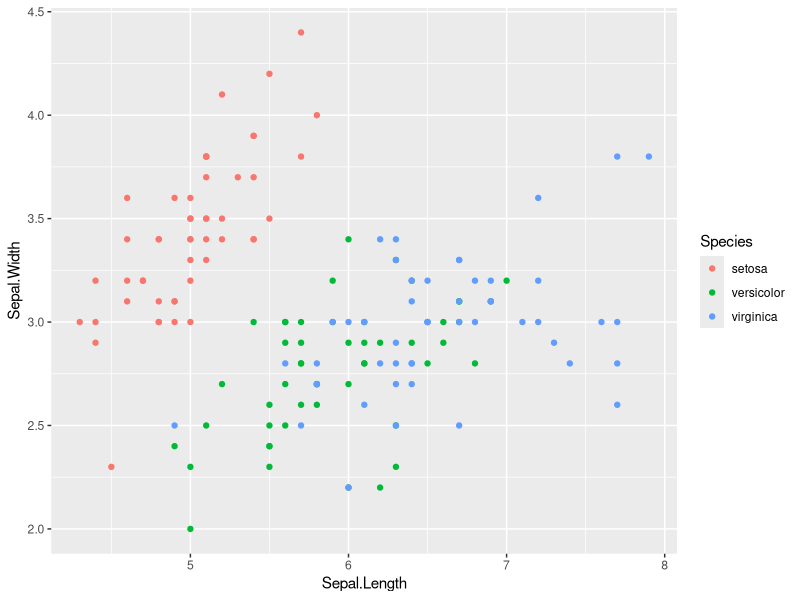
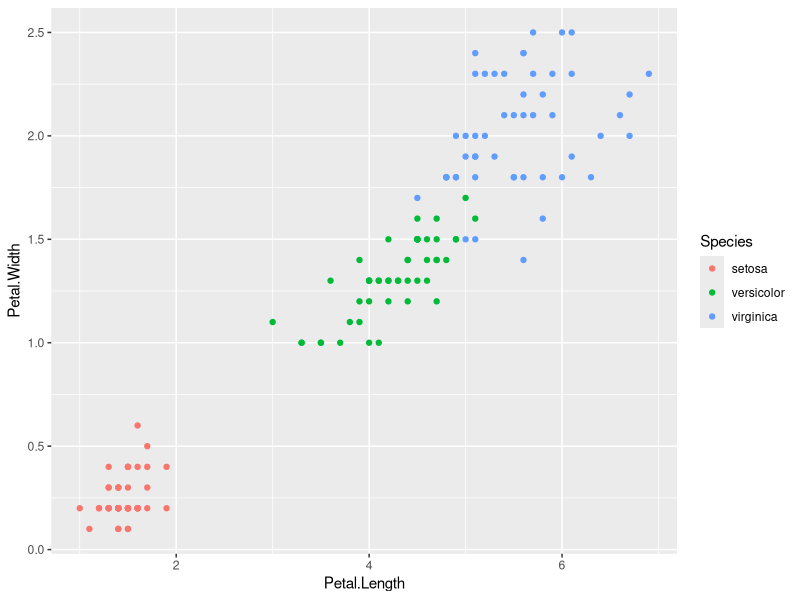
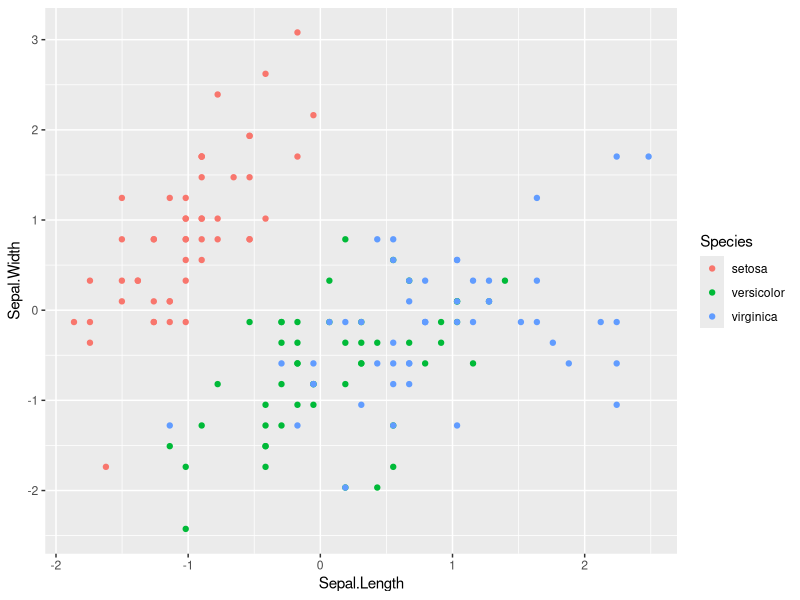
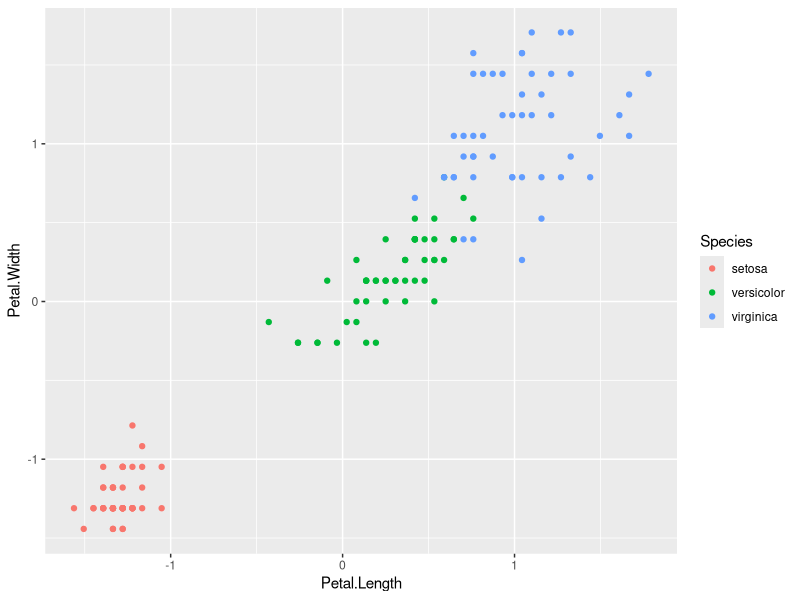
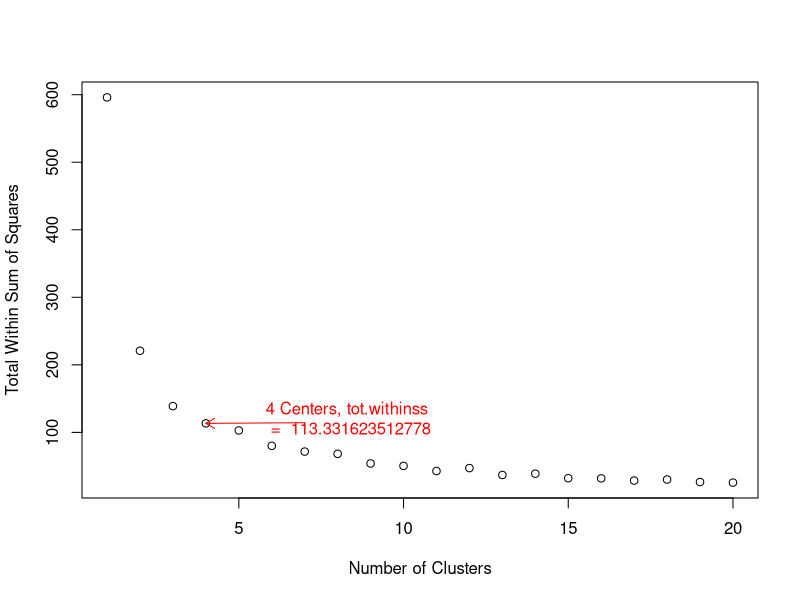
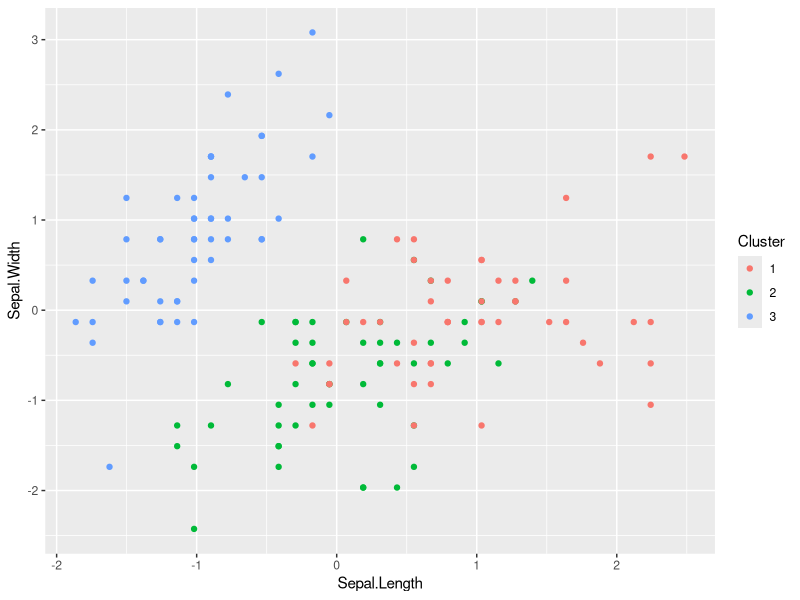
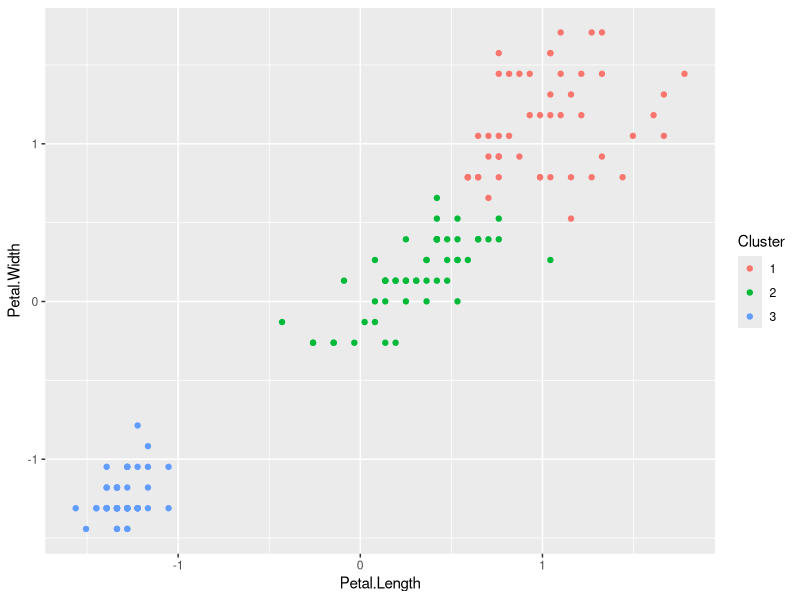

R code for these plots, in order:
#setup stuff
library(caret)
set.seed(100)
rm(list=ls())
#load iris data
data(iris)

#set predictors and response
predictors <- iris[,1:4]
response <- iris[,5]

#use ggplot to visualize the unscaled data to then make predictions from
library(ggplot2)
ggplot(iris, aes(Sepal.Length, Sepal.Width, color = Species)) + geom_point()
ggplot(iris, aes(Petal.Length, Petal.Width, color = Species)) + geom_point()

#now trying the same thing with scaled data
scaled_iris <- scale(iris[,1:4])
scaled_iris <- data.frame(scaled_iris, Species = iris$Species)
ggplot(scaled_iris, aes(Sepal.Length, Sepal.Width, color = Species)) + geom_point()
ggplot(scaled_iris, aes(Petal.Length, Petal.Width, color = Species)) + geom_point()

#we use kmeans() on all of our scaled data and test varying the number of centers
elbow <- matrix(nrow = 20,ncol = 2, )
colnames(elbow) <- c("Cluster centers", "Total within cluster sum of squares")
for (c_cent in 1:20) {
  #nstart of 5 means it will choose 5 different sets of starting clusters and return
  #the solution with the lowest total within-cluster sum of squares.
  cluster <- kmeans(scaled_iris[,1:4], centers = c_cent, nstart = 5)
  
  #add the # of centers and the total within sum of squares to make an elbow plot later
  elbow[c_cent, 1] <- c_cent
  elbow[c_cent, 2] <- cluster[["tot.withinss"]]
}
#plot and add label
plot(elbow[,1], elbow[,2], type = "p", xlab = "Number of Clusters", ylab = "Total Within Sum of Squares")
text(elbow[4, 1], elbow[4, 2], labels = paste("4 Centers, tot.withinss  \n = ", elbow[4,2]), pos = 4, offset = 3, col = "red")
arrows(x0 = elbow[4, 1]+3, y0 = elbow[4, 2]+1, x1 = elbow[4, 1], y1 = elbow[4, 2], angle = 30, length = 0.1, col = "red")

#plot the data with 3 and 4 clusters for visualization:
cluster <- kmeans(scaled_iris[,3:4], centers = 3, nstart = 5)

#add the model decisions to the scaled data
iris_with_clusters <- cbind(scaled_iris, Cluster = as.factor(cluster$cluster))

#plot it
ggplot(iris_with_clusters, aes(x = Sepal.Length, y = Sepal.Width, color = Cluster)) +
  geom_point()

#plot it but petals
ggplot(iris_with_clusters, aes(x = Petal.Length, y = Petal.Width, color = Cluster)) + geom_point()

#now to calculate the percent that the full model got correct
predicted_clusters <- as.factor(cluster$cluster)
true_species <- as.factor(iris[, 5])
total_correct <- 0
setosa_correct <- 0
setosa_incorrect <- 0
versicolor_correct <- 0
versicolor_incorrect <- 0
virginica_correct <- 0
virginica_incorrect <- 0

#loop to check each row for correctness. cluster # matched with species, then increment count if correct
for (i in 1:nrow(iris)) {
  if ((predicted_clusters[i] == 1) && (true_species[i] == "setosa")) {
    total_correct <- total_correct + 1
    setosa_correct <- setosa_correct + 1
    }
  if ((predicted_clusters[i] != 1) && (true_species[i] == "setosa")) {
    setosa_incorrect <- setosa_incorrect + 1}
    
  if ((predicted_clusters[i] == 2) && (true_species[i] == "versicolor")) {
    total_correct <- total_correct + 1
    versicolor_correct <- versicolor_correct + 1
    
  if ((predicted_clusters[i] != 2) && (true_species[i] == "versicolor")) {
      versicolor_incorrect <- versicolor_incorrect + 1}
  }
  if ((predicted_clusters[i] == 3) && (true_species[i] == "virginica")) {
    total_correct <- total_correct + 1
    virginica_correct <- virginica_correct + 1
  }
  if ((predicted_clusters[i] != 3) && (true_species[i] == "virginica")) {
    virginica_incorrect <- virginica_incorrect + 1}
}
# Calculate accuracy
accuracy <- total_correct / nrow(iris)
setosa_perc <- setosa_correct / (setosa_correct + setosa_incorrect)
versicolor_perc <- versicolor_correct / (versicolor_correct + versicolor_incorrect)
virginica_perc <- virginica_correct / (virginica_correct + virginica_incorrect)

# Print the accuracy
cat("Accuracy of model with k=3 using just petal length/width as predictors =", accuracy, "\nSetosa Accuracy =", setosa_perc, "\nVersicolor Accuracy =", versicolor_perc,"\nVirginica Accuracy =", virginica_perc)